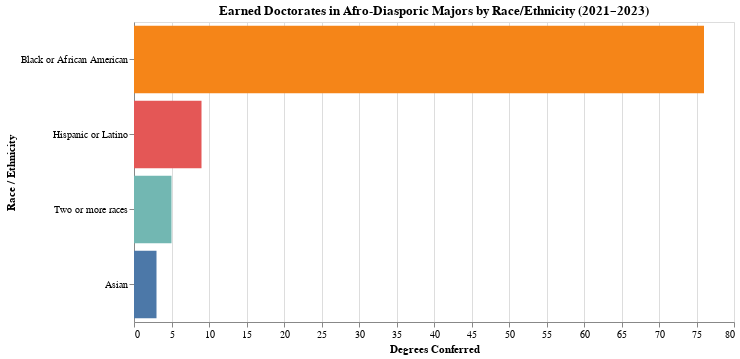

Write notebook code for a chart like this one.
### Markdown cell above
<div class="text-box">

## Racial Breakdown Per Afro-Diasporic Major

### Code cell
#| code-fold: true

import pandas as pd
import altair as alt

# Load and filter the data
df = pd.read_csv("Concatenated_Data.csv")

race_keep = [
    "Hispanic or Latino",
    "Black or African American",
    "American Indian or Alaska Native",
    "Asian",
    "Native Hawaiian or Other Pacific Islander",
    "Two or more races",
]

afro_majors = [
    "05.0201 - African-American/Black Studies.",
    "16.02 - African Languages, Literatures, and Linguistics.",
    "05.0101 - African Studies.",
]

# Filter and aggregate data
afro_df = (
    df[df["Race and Ethnicity"].isin(race_keep) & df["Major"].isin(afro_majors)]
    .groupby(["Major", "Race and Ethnicity"])["Awards/Degrees Conferred"]
    .sum()
    .reset_index()
)

# Add overall row
overall = (
    afro_df.groupby("Race and Ethnicity")["Awards/Degrees Conferred"]
    .sum()
    .reset_index()
)
overall["Major"] = "All Afro-diasporic majors (total)"
afro_df = pd.concat([afro_df, overall], ignore_index=True)

# Fix: Use parameter with transform_filter expression
major_dropdown = alt.binding_select(
    options=afro_df["Major"].unique().tolist(),
    name="Select Major: "
)
major_param = alt.param(
    name="Major",
    bind=major_dropdown,
    value="All Afro-diasporic majors (total)"
)

# Correct filter using expression (alt.datum)
chart = (
    alt.Chart(afro_df)
    .add_params(major_param)
    .transform_filter(
        alt.datum.Major == major_param
    )
    .mark_bar()
    .encode(
        x=alt.X("Awards/Degrees Conferred:Q", title="Degrees Conferred"),
        y=alt.Y("Race and Ethnicity:N", sort="-x", title="Race / Ethnicity"),
        color=alt.Color("Race and Ethnicity:N", legend=None),
        tooltip=["Race and Ethnicity:N", "Awards/Degrees Conferred:Q"]
    )
    .properties(
        title="Earned Doctorates in Afro-Diasporic Majors by Race/Ethnicity (2021–2023)",
        width=600,
        height=300
    )
)

chart

### Figure 1 — Vega-Lite specification as saved in the notebook (floating-point values rounded to 4 significant figures)
{"config": {"view": {"continuousWidth": 300, "continuousHeight": 300}}, "data": {"name": "data-3de855b3bf7c04a45f55ef8f33b6e11a"}, "mark": {"type": "bar"}, "encoding": {"color": {"field": "Race and Ethnicity", "legend": null, "type": "nominal"}, "tooltip": [{"field": "Race and Ethnicity", "type": "nominal"}, {"field": "Awards/Degrees Conferred", "type": "quantitative"}], "x": {"field": "Awards/Degrees Conferred", "title": "Degrees Conferred", "type": "quantitative"}, "y": {"field": "Race and Ethnicity", "sort": "-x", "title": "Race / Ethnicity", "type": "nominal"}}, "height": 300, "params": [{"name": "Major", "bind": {"input": "select", "options": ["05.0101 - African Studies.", "05.0201 - African-American/Black Studies.", "16.02 - African Languages, Literatures, and Linguistics.", "All Afro-diasporic majors (total)"], "name": "Select Major: "}, "value": "All Afro-diasporic majors (total)"}], "title": "Earned Doctorates in Afro-Diasporic Majors by Race/Ethnicity (2021–2023)", "transform": [{"filter": "(datum.Major === Major)"}], "width": 600, "$schema": "https://vega.github.io/schema/vega-lite/v5.14.1.json", "datasets": {"data-3de855b3bf7c04a45f55ef8f33b6e11a": [{"Major": "05.0101 - African Studies.", "Race and Ethnicity": "Black or African American", "Awards/Degrees Conferred": 13}, {"Major": "05.0101 - African Studies.", "Race and Ethnicity": "Hispanic or Latino", "Awards/Degrees Conferred": 2}, {"Major": "05.0201 - African-American/Black Studies.", "Race and Ethnicity": "Asian", "Awards/Degrees Conferred": 2}, {"Major": "05.0201 - African-American/Black Studies.", "Race and Ethnicity": "Black or African American", "Awards/Degrees Conferred": 63}, {"Major": "05.0201 - African-American/Black Studies.", "Race and Ethnicity": "Hispanic or Latino", "Awards/Degrees Conferred": 7}, {"Major": "05.0201 - African-American/Black Studies.", "Race and Ethnicity": "Two or more races", "Awards/Degrees Conferred": 5}, {"Major": "16.02 - African Languages, Literatures, and Linguistics.", "Race and Ethnicity": "Asian", "Awards/Degrees Conferred": 1}, {"Major": "All Afro-diasporic majors (total)", "Race and Ethnicity": "Asian", "Awards/Degrees Conferred": 3}, {"Major": "All Afro-diasporic majors (total)", "Race and Ethnicity": "Black or African American", "Awards/Degrees Conferred": 76}, {"Major": "All Afro-diasporic majors (total)", "Race and Ethnicity": "Hispanic or Latino", "Awards/Degrees Conferred": 9}, {"Major": "All Afro-diasporic majors (total)", "Race and Ethnicity": "Two or more races", "Awards/Degrees Conferred": 5}]}}
